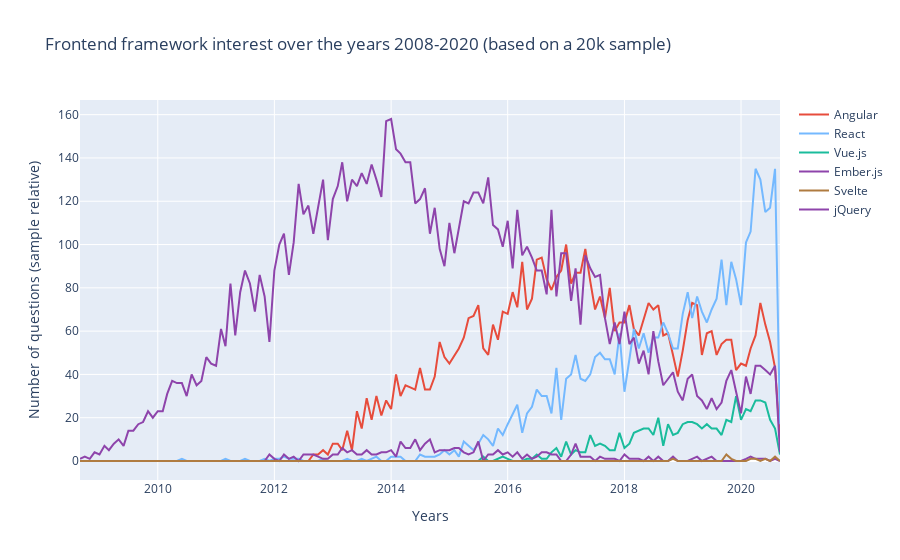

This figure's notebook cell:
### Code cell
px.line(x=tab.index.to_timestamp(), y=tab.angular)

# fe6039
# 8e44ab
# af7b40

fig = go.Figure()
fig.add_trace(go.Scatter(x=tab.index.to_timestamp(), y=tab.angular, mode='lines', name="Angular", 
              line=dict(color='#e74c3c', width=2)))
fig.add_trace(go.Scatter(x=tab.index.to_timestamp(), y=tab.react, mode='lines', name="React", 
              line=dict(color='#74b9ff', width=2)))
fig.add_trace(go.Scatter(x=tab.index.to_timestamp(), y=tab["vue.js"], mode='lines', name="Vue.js", 
              line=dict(color='#1abc9c', width=2)))

fig.add_trace(go.Scatter(x=tab.index.to_timestamp(), y=tab["ember.js"], mode='lines', name="Ember.js", 
              line=dict(color='#8e44ab', width=2)))
fig.add_trace(go.Scatter(x=tab.index.to_timestamp(), y=tab["svelte"], mode='lines', name="Svelte", 
              line=dict(color='#af7b40', width=2)))
fig.add_trace(go.Scatter(x=tab.index.to_timestamp(), y=tab["jquery"], mode='lines', name="jQuery", 
              line=dict(color='#8e44ab', width=2)))

fig.update_layout(title='Frontend framework interest over the years 2008-2020 (based on a 20k sample)',
                   xaxis_title='Years',
                   yaxis_title='Number of questions (sample relative)')

fig.show()

### Figure 1 — Plotly figure (JSON) as saved in the notebook; plotly's stock layout.template omitted (floating-point values rounded to 4 significant figures; data arrays with more than 128 entries replaced by an {"elided": "..."} marker saying what was removed)
{"data": [{"line": {"color": "#e74c3c", "width": 2}, "mode": "lines", "name": "Angular", "type": "scatter", "x": {"elided": "145 str values"}, "y": {"elided": "145 int values"}}, {"line": {"color": "#74b9ff", "width": 2}, "mode": "lines", "name": "React", "type": "scatter", "x": {"elided": "145 str values"}, "y": {"elided": "145 int values"}}, {"line": {"color": "#1abc9c", "width": 2}, "mode": "lines", "name": "Vue.js", "type": "scatter", "x": {"elided": "145 str values"}, "y": {"elided": "145 int values"}}, {"line": {"color": "#8e44ab", "width": 2}, "mode": "lines", "name": "Ember.js", "type": "scatter", "x": {"elided": "145 str values"}, "y": {"elided": "145 int values"}}, {"line": {"color": "#af7b40", "width": 2}, "mode": "lines", "name": "Svelte", "type": "scatter", "x": {"elided": "145 str values"}, "y": {"elided": "145 int values"}}, {"line": {"color": "#8e44ab", "width": 2}, "mode": "lines", "name": "jQuery", "type": "scatter", "x": {"elided": "145 str values"}, "y": {"elided": "145 int values"}}], "layout": {"title": {"text": "Frontend framework interest over the years 2008-2020 (based on a 20k sample)"}, "xaxis": {"title": {"text": "Years"}}, "yaxis": {"title": {"text": "Number of questions (sample relative)"}}}}
